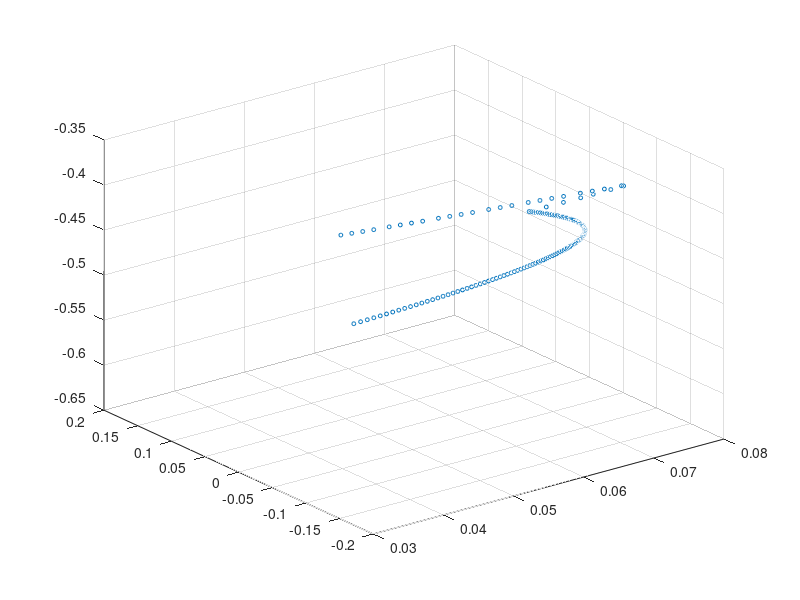

The MATLAB script that drew this image:

rob = load('rob5.mat', '-ASCII');
disp(rob);
x = rob(:,1);
y = rob(:,2);
z = rob(:,3);
pointsize = 8;  %adjust at will
scatter3(x(:), y(:), z(:), pointsize);